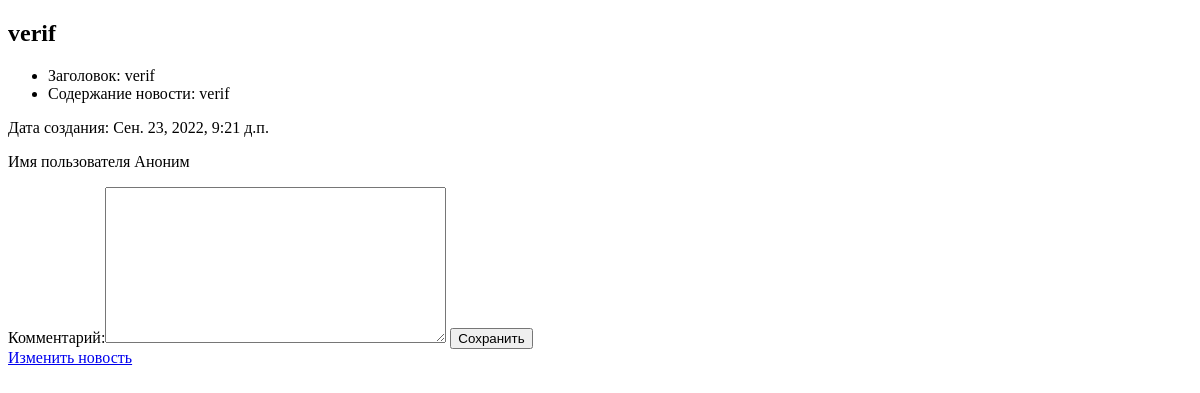
The page /news_list/6 on the database as committed earlier.
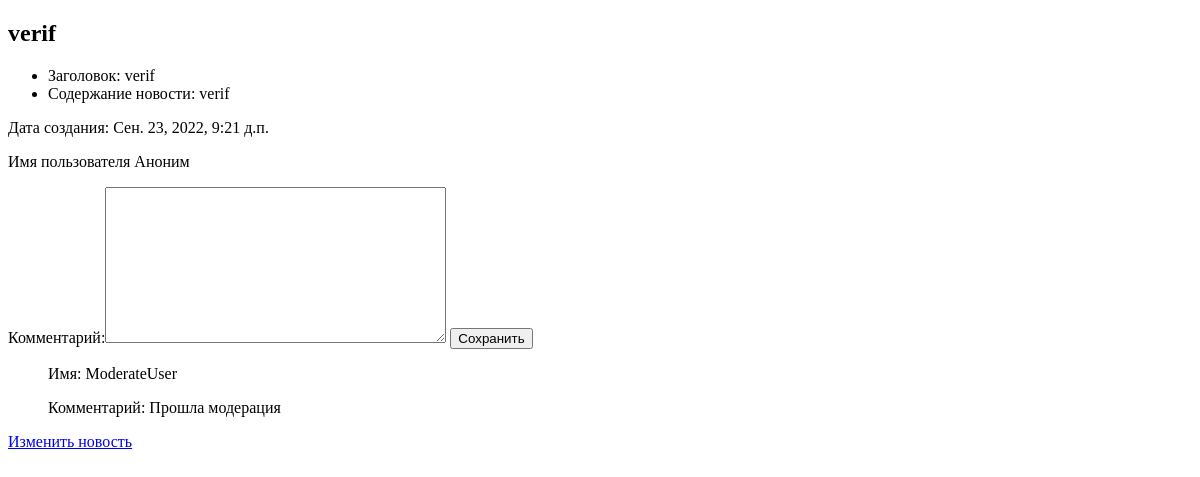
The same page on the database as committed later.
### app_news/models.py (models this page shows, shortened)
class Comment(models.Model):
    objects = None
    name = models.CharField(max_length=50, verbose_name='Заголовок')
    email = models.EmailField(verbose_name='Эл.почта')
    body = models.TextField(verbose_name='Текст комментария')
    created = models.DateTimeField(auto_now_add=True, verbose_name='Дата создания')
    updated = models.DateTimeField(auto_now=True, verbose_name='Дата редактирования')
    active = models.BooleanField(default=True, verbose_name='Статус')
    news_com = models.ForeignKey('News', on_delete=models.CASCADE, default=None)
    users = models.ForeignKey(User, AnonymousUser, default=None, blank=True, null=True)
    anon_user = models.CharField(max_length=50, verbose_name='Имя анонима', blank=True, null=True)
    def get_description(self):
        return self.body[:15]
    get_description.short_description = 'Description'

### app_news/views.py (the view, shortened to what this page needs)
# urls.py: path('news_list/<int:pk>', NewsDetail.as_view(), name='news-detail'),
class NewsDetail(DetailView):
    model = News
    context_object_name = 'news'
    def get_context_data(self,  **kwargs):
        data = super().get_context_data(**kwargs)
        data['comment'] = Comment.objects.filter(news_com__pk=self.kwargs['pk'])
        data['form'] = CommentForm
        return data

### app_news/templates/app_news/news_detail.html (shortened to what this page needs)
<!DOCTYPE html>
<html lang="en">
<head>
</head>
<body>
<h2>{{object.name}}</h2>
<ul>
    <li>Заголовок: {{object.name}}</li>
    <li>Содержание новости: {{object.content}}</li>
</ul>
<p>Дата создания: {{object.created_date}}
</p>
<form action="" method="post">
    {%  if request.user.is_authenticated %}
    {{form.body}}
    {% else %}
            <p>Имя пользователя Аноним</p>
            Комментарий:{{form.body}}
    {% endif %}
        <input type="submit" value="Сохранить">
        </form>
<form>
     {% for com in comment %}
    {% if com.users == None %}
    <ul>Имя: Аноним</ul>
    <ul>Комментарий: {{com.body}}</ul>
    {% else %}
    <ul>Имя: {{com.users}}</ul>
    <ul>Комментарий: {{com.body}}</ul>
    {% endif %}
    {% endfor %}
</form>
<a href="{% url 'news_update' news.pk %}">Изменить новость</a>
</body>
</html>

Rows that differ between the two databases and show on the page:
added Comment: users "ModerateUser", body "Прошла модерация"
